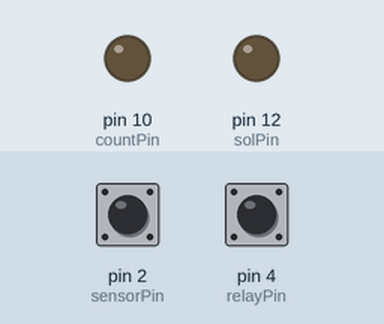
A sketch run on a simulated Arduino Uno, built with avr-gcc and run on an emulated ATmega328P. Parts: output pins drawn as LEDs (lit = HIGH). Dashed ring = blinking. The inputs (shaded band) are chosen by the test bench; at power-on: pin 4 (relayPin) LOW, pin 2 (sensorPin) LOW. Pins used as bus, display or sensor lines are not drawn; what the sketch prints to the serial monitor is not drawn.

Above: at 2.6 s.
2.7 s: pin 4 (relayPin) driven HIGH
At 3.01 s:
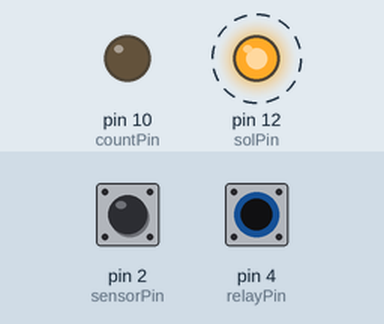
5.7 s: pin 4 (relayPin) driven LOW
At 6.9 s:
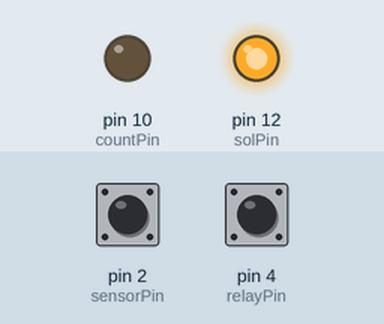
7.3 s: pin 2 (sensorPin) pulsed HIGH 2 times (0.12 s each, 0.3 s apart)
At 7.77 s:
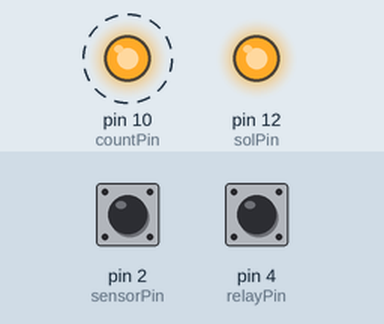
9.4 s: pin 4 (relayPin) pulsed HIGH 5 times (0.12 s each, 0.3 s apart)
At 12.0 s:
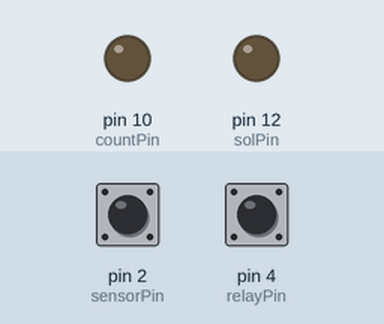
Timing chart, 0 to 13.4 s (numbered marks = the images above; inputs shaded):
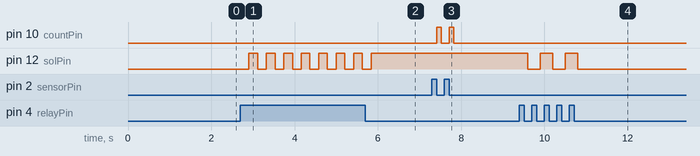

The sketch:

FA-FND_Counter_____.rev0.ino
```cpp
//수정일자 2020-02-26
// 자료를 재정의합니다.
#define u8 volatile unsigned char
#define u16 volatile unsigned short

// 상수를 정의합니다.
typedef enum{DIGIT_4=0XA4,DIGIT_5=0XA5} TYPE_DIGIT;
typedef enum{FL_ALL=0XF0,FL_STOP=0XFF,FL_N1=0XF1,FL_N2,FL_N3,FL_N4,FL_N5} TYPE_FLASH;
typedef enum{RADIX_16=0XFA,RADIX_10=0XFB} TYPE_RADIX;
typedef enum{DOT_FLOFF=0XDF,DOT_OFF=0XD0,DOT_ON1,DOT_ON2,DOT_ON3,DOT_ON4,DOT_ON5,DOT_FL1=0XD6,DOT_FL2=0XD7,DOT_FL3=0XD8,DOT_FL4=0XD9,DOT_FL5=0XDA} TYPE_DOT;

// SGN모모듈을 다루는 용도로 사용되는 사용자 정의 함수의 선언부입니다.
void writeRS232(const u8* dS,const u8 len);
void writeData(u8 channel,u8 index, u8 data);
void writeValue(u8 chnnel, u16 data, TYPE_RADIX radix);
void setDigit(u8 channel,TYPE_DIGIT digit);
void setFlash(u8 channel, TYPE_FLASH flash);
void setDot(u8 channel, TYPE_DOT dot);

// 02-25 추가
const int sensorPin = 2;
int sensorState = 0;
int sensorcheckState = 0;

const int countPin = 10;
int countState = 0;

const int resetPin = 11;
int resetState = 0;
int resetCount = 0;

const int relayPin = 4;
int relayState = 0;

const int solPin = 12;
int solState = 0;
int solcheckState = 0;


// SGN에 띄울 값을 저장하는 변수입니다.
u16 value=0;

void setup() {
  // put your setup code here, to run once:
  Serial.begin(9600);  // RS232 채널 1 포트를 개방합니다. ( 통신속도 : 9600 Baudrate , data : 8bit, Parity : None, Stop : 1bit)
  while(!Serial);      // RS232 채널 1 포트가 정상적으로 동작할 수 있을때까지 대기합니다.
  delay(1000);         // 안정성을위해 1초정도 대기합니다.

 /*
  // SGN 모듈의 출력설정부분입니다.
  writeValue(2,12345,RADIX_10);
  setFlash(2,FL_ALL);
  setDot(2,DOT_ON1);
  setDot(2,DOT_ON2);
  setDot(2,DOT_ON3);
  setDot(2,DOT_ON4);
  setDot(2,DOT_ON5);
 */

 //02-25 Add
 pinMode (sensorPin, INPUT);
 pinMode (countPin, OUTPUT);
 pinMode (resetPin, OUTPUT);
 pinMode (relayPin, INPUT);
 pinMode (solPin, OUTPUT);

 digitalWrite (resetPin,HIGH);
 delay(100);
 digitalWrite (resetPin, LOW);
 delay(100);
 digitalWrite (countPin, LOW);
 delay(100);
 digitalWrite (solPin, LOW);
 delay(100);

 writeValue(0,0,RADIX_10); // ID가 0인 SGN 모듈에 변수 value의 값을 0으로 초기화.

}

void loop() {
  // put your main code here, to run repeatedly:
  // writeValue(0,value++,RADIX_16); // ID가 0인 SGN 모듈에 변수 value의 값을 16진수 형식으로 출력합니다.
  // writeValue(1,value++,RADIX_10); // ID가 1인 SGN 모듈에 변수 value의 값을 10진수 형식으로 출력합니다.
  // 02-25 Add
  sensorState = digitalRead(sensorPin);
  relayState = digitalRead (relayPin);

  // check if the pushbutton is pressed. If it is, the buttonState is HIGH:
  if (sensorState == HIGH)
  {
    if (sensorcheckState == 0)
    {
    delay(10);
    sensorcheckState = 1;
    }
  }

  if (sensorState == LOW)
  {
    if (sensorcheckState == 1)
    {
    digitalWrite (countPin, HIGH);
    delay(100);
    digitalWrite (countPin, LOW);

    value += 1;
    resetCount += 1;
    writeValue(0,value,RADIX_10); // ID가 1인 SGN 모듈에 변수 value의 값을 10진수 형식으로 출력합니다.
    delay(10);
    }
    sensorcheckState = 0;
  }

  if (relayState == HIGH) //카운터 리셋
  {
    writeValue(0,0,RADIX_10);
    digitalWrite (resetPin, HIGH);
    delay(100);
    digitalWrite (resetPin, LOW);
    delay(100);

    resetCount = 0;
    value =0;
    solState = 1;
  }
  // 02-25 추가
  if (solState == 1)// 카운터 릴레리 동작 ON
  {
    if (solcheckState == 0) //솔레노이드 동작 OFF
    {
      digitalWrite (solPin, HIGH); // 솔레노이드 동작 ON
      delay(10);
      solcheckState = 1; // 솔레노이드 동작체크 ON
    }
    else // 솔레노이드 동작 ON
    {
      digitalWrite (solPin, LOW); //솔레노이드 동작 OFF
      delay(10);
      solcheckState = 0; // 솔레노이드 동작체크 OFF
    }
  }
  solState = 0;
}


// 사용자 정의 함수 정의부분입니다.

void writeData(u8 channel,u8 index, u8 data)
{
  u8 tmpD[3];
  tmpD[0] = 0xe0 + channel;
  tmpD[1] = index;
  tmpD[2] = data;
  writeRS232(tmpD,3);
}
void writeValue(u8 channel,u16 data,TYPE_RADIX radix)
{
  u8 tmpD[4];
  tmpD[0] = 0xe0 + channel;
  tmpD[1] = radix;
  tmpD[2] = data >> 8;
  tmpD[3] = data;

  writeRS232(tmpD,4);
}
void setDigit(u8 channel,TYPE_DIGIT digit)
{
  u8 tmpD[2];
  tmpD[0] = 0xe0 + channel;
  tmpD[1] = digit;
  writeRS232(tmpD,2);
}
void setFlash(u8 channel, TYPE_FLASH flash)
{
  u8 tmpD[2];
  tmpD[0] = 0xe0 + channel;
  tmpD[1] = flash;
  writeRS232(tmpD,2);
}

void setDot(u8 channel, TYPE_DOT dot)
{
  u8 tmpD[2];
  tmpD[0] = 0xe0 + channel;
  tmpD[1] = dot;
  writeRS232(tmpD,2);
}
void writeRS232(const u8* dS,u8 len)
{
  u8 i;
  for(i=0;i<len;i++)
  {
    Serial.write(*dS++);
  }
}
//[출처] [FA-DUINO]FA-DUINO에는 FND를 사용하시려면??? (SGN시리즈 제품 사용하기)|작성자 컴파일제품스터디
```

Measured:
- after the input at 2.7 s, pin 12 (solPin): alternates HIGH for 0.21 s and LOW for 0.21 s, starting after 0.20 s
- after the input at 5.7 s, pin 12 (solPin): goes on until 5.8 s, then stays HIGH
- after the input at 7.3 s, pin 10 (countPin): alternates HIGH for 0.10 s and LOW for 0.20 s, 4 changes in all, then stays LOW, starting after 0.12 s
- after the input at 9.4 s, pin 12 (solPin): alternates HIGH for 0.30 s and LOW for 0.30 s, 5 changes in all, then stays LOW, starting after 0.20 s
